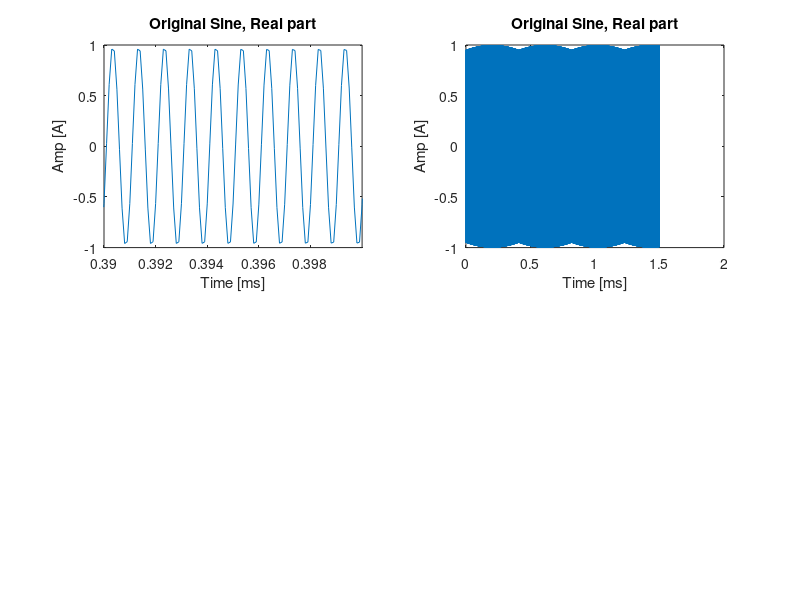

The MATLAB script that drew this image: (Note: this script raises an error after producing the figure.)
clc;clear;
close all



% % directory = 'D:\Storage\OneDrive - University of Southern California\Documents\USC\WiDes\Projects\1st Year\COSMOS\SB1 Files\host\demos\basic\Result';
% directory = 'C:\Storage\OneDrive - University of Southern California\Documents\USC\WiDes\Projects\1st Year\COSMOS\SB1 Files\host\demos\basic\Result\';
% 
% group_ID = 2;
% subgroup_ID = 2;
% measurement_ID = 1;
% directory = [directory, 'Group_', num2str(group_ID)];
% % ====== Measurement Profile ======
% 
% 
% 
% 
% 
% 
% 
% 
% 
% % =================================




%% Tx signal SINE
wfm_freq = 1e6;
tx_sampling_rate = 10e6;
signal_len = 8192;
buff_size = 15000;



signal_tmp = zeros(signal_len, 1);
for i = 1:signal_len
    signal_tmp(i) = sin((2*pi*(i-1))/signal_len);   
end
% figure;
% plot(1:signal_len,signal_tmp)

% signal is just a single sine wave, no frequency has been set
signal = zeros(signal_len, 1);
for i = 1:signal_len
    q = mod((i + (3 * signal_len) / 4),  signal_len);
    signal(i) = signal_tmp(i) + 1j * signal_tmp(q+1);
end
% figure;plot(1:signal_len, 20*log10(abs(fft(tx))))



% Just a test for different freq at real and iamge
% for i = 1:signal_len
%     tx_tmp2(i) = sin((2*100*pi*(i-1))/signal_len);   
% end
% tx_tmp2 = tx_tmp2.';
% 
% tx = tx_tmp + 1i * tx_tmp2;
% figure;plot(1:signal_len, 20*log10(abs(fft(tx))))



% Sampling
sampling_step = floor(wfm_freq / tx_sampling_rate * signal_len);
sampling_idx = 0;
tx = zeros(buff_size, 1);
for i = 1:buff_size
    sampling_idx = mod(sampling_idx, signal_len);
    tx(i) = signal(sampling_idx+1);
    sampling_idx = sampling_idx + sampling_step;
end

t_step = 1/tx_sampling_rate;
t = (0: t_step : (buff_size-1)*t_step)';
figure
subplot(2,2,1)
if max(t) > 1e-6 && max(t) < 1e-3
    plot(t*1e6, real(tx))
    xlabel('Time [us]')
    xlim([t(3901)*1e6, t(4001)*1e6])
elseif max(t) > 1e-3 && max(t) < 1
    plot(t*1e3, real(tx))
    xlabel('Time [ms]')
    xlim([t(3901)*1e3, t(4001)*1e3])
end
ylabel('Amp [A]')
title('Original Sine, Real part')


subplot(2,2,2)
if max(t) > 1e-6 && max(t) < 1e-3
    plot(t*1e6, real(tx))
    xlabel('Time [us]')
elseif max(t) > 1e-3 && max(t) < 1
    plot(t*1e3, real(tx))
    xlabel('Time [ms]')
end
ylabel('Amp [A]')
title('Original Sine, Real part')







%% Read data
fid = fopen('test_double_3_gain_6db_external_clock.dat','r');
data = fread(fid,'*double');
fclose all;

data = reshape(data, 2, [])';
data = data(:,1)+data(:,2)*1i;

% data(1:17) = [];
% data(end-13:end) = [];



subplot(2,2,3)
if max(t) > 1e-6 && max(t) < 1e-3
    plot(t(1:length(data))*1e6, real(data))
    xlabel('Time [us]')
    xlim([t(3901)*1e6, t(4001)*1e6])
elseif max(t) > 1e-3 && max(t) < 1
    plot(t(1:length(data))*1e3, real(data))
    xlabel('Time [ms]')
    xlim([t(3901)*1e3, t(4001)*1e3])
end
ylabel('Amp [A]')
title('Received data, Real part')

subplot(2,2,4)
if max(t) > 1e-6 && max(t) < 1e-3
    plot(t(1:length(data))*1e6, real(data))
    xlabel('Time [us]')
elseif max(t) > 1e-3 && max(t) < 1
    plot(t(1:length(data))*1e3, real(data))
    xlabel('Time [ms]')
end
ylabel('Amp [A]')
title('Received data, Real part')



f = linspace(0, tx_sampling_rate, length(data)+1);
f(end) = [];

figure;
hold on
plot(f/1e6, 20*log10(abs(fft(data))), "LineWidth",1.5)
plot(f/1e6, 20*log10(abs(fft(real(data)))))
plot(f/1e6, 20*log10(abs(fft(imag(data)))))
xlabel('Frequency [MHz]')
ylabel('Pwr [dBm]')
title('Frequency Reponse of Received Signal')
legend('Complex', 'Real', 'Image')
grid minor


f = linspace(0, tx_sampling_rate, length(tx)+1);
f(end) = [];
figure;
hold on
plot(f/1e6, 20*log10(abs(fft(tx))), "LineWidth",1.5)
plot(f/1e6, 20*log10(abs(fft(real(tx)))))
plot(f/1e6, 20*log10(abs(fft(imag(tx)))))
xlabel('Frequency [MHz]')
ylabel('Pwr [dBm]')
title('Frequency Reponse of Sampled Original Signal')
legend('Complex', 'Real', 'Image')
grid minor





























% evaluate_folder = [directory, '\evaluate_', num2str(group_ID), '_', num2str(subgroup_ID), '_x'];
% if ~exist(evaluate_folder, 'dir')
%     mkdir(evaluate_folder)
% end
% 
% 
% N_frame = 1;
% 
% 
% % filename = [num2str(test_group), '_', file_order, '_frame_', num2str(N_frame), '_subCrIdx_250.csv'];
% filename = [num2str(group_ID), '_', num2str(subgroup_ID), '_', num2str(measurement_ID), '_frame_', num2str(N_frame), '.csv'];
% 
% 
% 
% fileID = fopen([directory, '\', filename]);
% A = textscan(fileID, '%s');
% fclose(fileID);
% 
% aa = A{1,1};
% data_char = char(aa);
% 
% clear A  aa  fileID  filename  directory
% 
% % delete the useless "(" at the beginning
% data_char(:, 1) = [];
% 
% % add the "+" sign at the beginning for positive real parts
% N_fft = size(data_char, 1);
% for i = 1:N_fft
%     if data_char(i, 1) ~= "-"
%         temp = data_char(i, :);
%         temp(end) = [];
%         temp = ['+', temp];
%         data_char(i, :) = temp;
%     end
% end
% clear temp  i
% 
% % delete the last 1 or 2 useless char(s), i.e., remove either ") " or ",)"
% if N_frame > 1
%     data_char(:, end-1:end) = [];
% else
%     data_char(:, end) = [];
% end
% 
% % transfer char string to double number
% td = zeros(N_fft, 1);
% for i = 1:N_fft
%     td(i) = str2double(data_char(i,:));
% end
% td = reshape(td, N_frame, []).';
% clear data_char
% 
% 
% 
% %% Evaluation 1, recover the COSMOS evaluation process
% fd = zeros(size(td, 1), size(td, 2));
% for i = 1:N_frame
%     fd(:, i) = fft(td(:, i));
% end
% shifted_fd = circshift(fd,N_fft/2);
% 
% % rxfd = circshift(rxfd, 512);
% 
% % Plot
% legendInfo = cell(N_frame, 1);
% 
% figure
% hold on
% for i = 1:N_frame
%     plot(-N_fft/2:N_fft/2-1, 20*log10(abs(shifted_fd(:, i))));
%     legendInfo{i} = ['frame ' num2str(i)]; 
% end
% % plot(-512:1:511, 20*log10(abs(RxSignalFreqDomain(:, 1))));
% y_min = min(mean(20*log10(abs(fd)))) - 20;
% y_max = max(max(20*log10(abs(fd)))) + 20;
% ylim([y_min, y_max])
% title(['Received Signal of Measurement ', num2str(group_ID), '\_', num2str(subgroup_ID), '\_', num2str(measurement_ID), ', COSMOS version'])
% xlabel('Subcarrier Index')
% ylabel('Magnitude [dB]')
% grid minor
% legend(legendInfo)
% 
% clear i  y_min  y_max  ans  legendInfo
% 
% 
% %% Evaluation 2
% fs = 3932.16e6/4;
% df = fs/N_fft;
% f = 0:df:(fs-df);
% figure;
% hold on
% for i = 1:N_frame
%     plot(20*log10(abs(shifted_fd(:, i))))
% end
% y_min = min(mean(20*log10(abs(fd)))) - 20;
% y_max = max(max(20*log10(abs(fd)))) + 20;
% ylim([y_min, y_max])
% title(['Received Signal of Measurement ', num2str(group_ID), '\_', num2str(subgroup_ID), '\_', num2str(measurement_ID), ', COSMOS version'])
% xlabel('Sample Index')
% ylabel('Magnitude [dB]')
% grid minor
% 
% 
% crop_range = N_fft/2 - 










